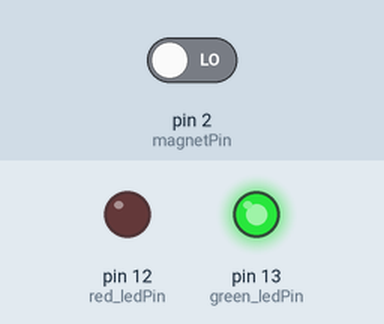
This sketch was run on a simulated Arduino Uno, built with avr-gcc and run on an emulated ATmega328P. Parts: output pins drawn as LEDs (lit = HIGH). The test bench sets the inputs (shaded band); at power-on: pin 2 (magnetPin) LOW.

Above: at 1.2 s.
1.3 s: pin 2 (magnetPin) driven HIGH
At 2.2 s:
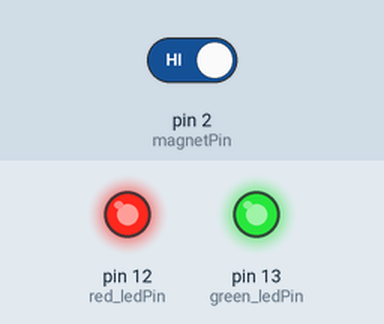
Timing chart, 0 to 4.3 s (numbered marks = the images above; inputs shaded):
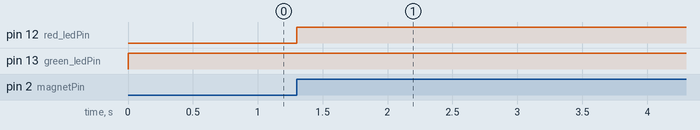

The sketch:

magnetic_function.ino
```cpp
int green_ledPin = 13;
int red_ledPin = 12;
int magnetPin = 2; //change these 3 values according to connections
bool block_is_magnetic = false; //variable can be used for determining
                                //where to bring the block
bool block_is_delivered = false; //this could be used differently,
                                 //only here for example code
void setup() {
  pinMode(red_ledPin, OUTPUT);
  pinMode(green_ledPin, OUTPUT);
  pinMode(magnetPin, INPUT); //all 3 need to be in the setup
}
void loop(){ //example to use the functions
  magnetic(); //make sure to only call magnetic() once per block!!!
  /*
  if (block_is_magnetic) {
    //bring to red square
  } else {
    //bring to green square
  }
   */
  if (block_is_delivered) {
    magnetic_stuff_reset();
  }
}
void magnetic() { //detects magnetism and turns the red
                  //or green LED on accordingly, which then stays on
                  //until turned off with another function
  int val = 0;
  val = digitalRead(magnetPin);
  if (val == HIGH) {
  digitalWrite(red_ledPin, HIGH);
  block_is_magnetic = true;
} else {
  digitalWrite(green_ledPin, HIGH);
}
}
void magnetic_stuff_reset() { //turns green and red LEDs off and turns boolean to false
  block_is_magnetic = false;
  digitalWrite(red_ledPin, LOW);
  digitalWrite(green_ledPin, LOW);
}
```

Measured:
- after the input at 1.3 s, pin 12 (red_ledPin): LOW → HIGH at once
